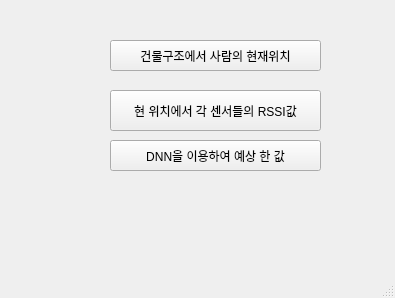
<?xml version="1.0" encoding="UTF-8"?>
<ui version="4.0">
 <class>MainWindow</class>
 <widget class="QMainWindow" name="MainWindow">
  <property name="geometry">
   <rect>
    <x>0</x>
    <y>0</y>
    <width>395</width>
    <height>298</height>
   </rect>
  </property>
  <property name="windowTitle">
   <string>MainWindow</string>
  </property>
  <widget class="QWidget" name="centralwidget">
   <widget class="QPushButton" name="btn3">
    <property name="geometry">
     <rect>
      <x>110</x>
      <y>40</y>
      <width>211</width>
      <height>31</height>
     </rect>
    </property>
    <property name="text">
     <string>건물구조에서 사람의 현재위치</string>
    </property>
   </widget>

   <widget class="QPushButton" name="btn2">
    <property name="geometry">
     <rect>
      <x>110</x>
      <y>140</y>
      <width>211</width>
      <height>31</height>
     </rect>
    </property>
    <property name="text">
     <string>DNN을 이용하여 예상 한 값</string>
    </property>
   </widget>

   <widget class="QPushButton" name="btn1">
    <property name="geometry">
     <rect>
      <x>110</x>
      <y>90</y>
      <width>211</width>
      <height>41</height>
     </rect>
    </property>
    <property name="text">
     <string>현 위치에서 각 센서들의 RSSI값</string>
    </property>
   </widget>
  </widget>
  <widget class="QMenuBar" name="menubar">
   <property name="geometry">
    <rect>
     <x>0</x>
     <y>0</y>
     <width>395</width>
     <height>21</height>
    </rect>
   </property>
  </widget>
  <widget class="QStatusBar" name="statusbar"/>
 </widget>
 <resources/>
 <connections/>
</ui>
